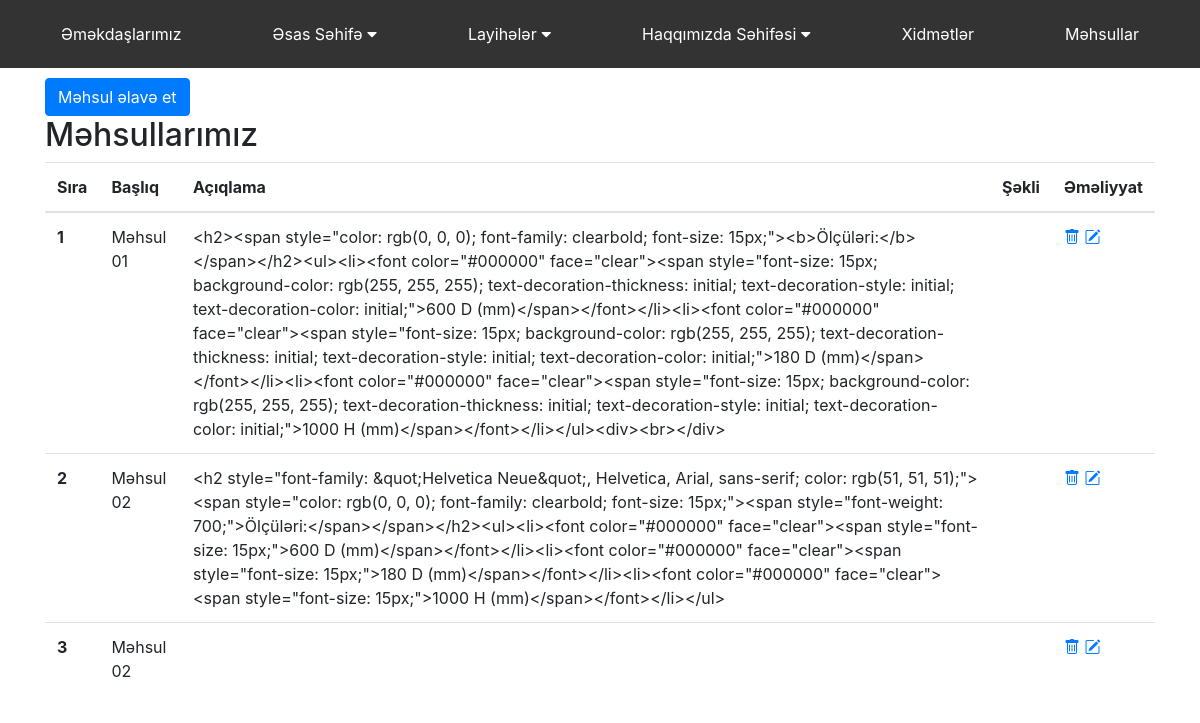
/admin/products, run on the app's committed database.
### app/models.py (models this page shows)
class Product(db.Model):
    id = db.Column(db.Integer, primary_key=True)
    title = db.Column(db.String(100))
    description = db.Column(db.Text)
    image = db.Column(db.String(100))

### admin/routes.py (the view)
@admin_bp.route('/products')
def index_products_page():
    from app.models import Product
    products = Product.query.all()
    return render_template('admin/products_page.html',products=products)

### admin/templates/admin/products_page.html (shortened to what this page needs)
{% extends "admin/base.html" %}
{% block page %}
<div class="container">
    <a href="/admin/products/add"><button class="btn btn-primary">Məhsul əlavə et</button></a>
    <h2>Məhsullarımız</h2>
    <table class="table">
        <thead>
        <tr>
            <th scope="col">Sıra</th>
            <th scope="col">Başlıq</th>
            <th scope="col">Açıqlama</th>
            <th scope="col">Şəkli</th>
            <th scope="col">Əməliyyat</th>
        </tr>
        </thead>
        <tbody>
        {% for product in products %}
        <tr>
            <th>{{product.id}}</th>
            <td>{{product.title}}</td>
            <td>{{product.description}}</td>
            <td>{{product.img}}</td>
            <td>
                <a href="/admin/products/delete/{{product.id}}"><i class="bi bi-trash"></i></a>
                <a href="/admin/products/update/{{product.id}}"><i class="bi bi-pencil-square"></i></i></a>
            </td>
        </tr>
        {% endfor %}
        </tbody>
    </table>
</div>
{% endblock %}

### data on the page
Product: id "1", title "Məhsul 01", description "<h2><span style=\"color: rgb(0, 0, 0); font-family: clearbold; font-size: 15px;\"><b>Ölçüləri:</b></span></h2><ul><li><font color=\"#000000\" face=\"clear\"><span style=\"font-size: 15px; background-color: rgb(255, 255, 255); text-decoration-thickness: initial; text-decoration-style: initial; text-decoration-color: initial;\">600 D (mm)</span></font></li><li><font color=\"#000000\" face=\"clear\"><span style=\"font-size: 15px; background-color: rgb(255, 255, 255); text-decoration-thickness: initial; text-decoration-style: initial; text-decoration-color: initial;\">180 D (mm)</span></font></li><li><font color=\"#000000\" face=\"clear\"><span style=\"font-size: 15px; background-color: rgb(255, 255, 255);…"
Product: id "2", title "Məhsul 02", description "<h2 style=\"font-family: &quot;Helvetica Neue&quot;, Helvetica, Arial, sans-serif; color: rgb(51, 51, 51);\"><span style=\"color: rgb(0, 0, 0); font-family: clearbold; font-size: 15px;\"><span style=\"font-weight: 700;\">Ölçüləri:</span></span></h2><ul><li><font color=\"#000000\" face=\"clear\"><span style=\"font-size: 15px;\">600 D (mm)</span></font></li><li><font color=\"#000000\" face=\"clear\"><span style=\"font-size: 15px;\">180 D (mm)</span></font></li><li><font color=\"#000000\" face=\"clear\"><span style=\"font-size: 15px;\">1000 H (mm)</span></font></li></ul>"
Product: id "3", title "Məhsul 02"
